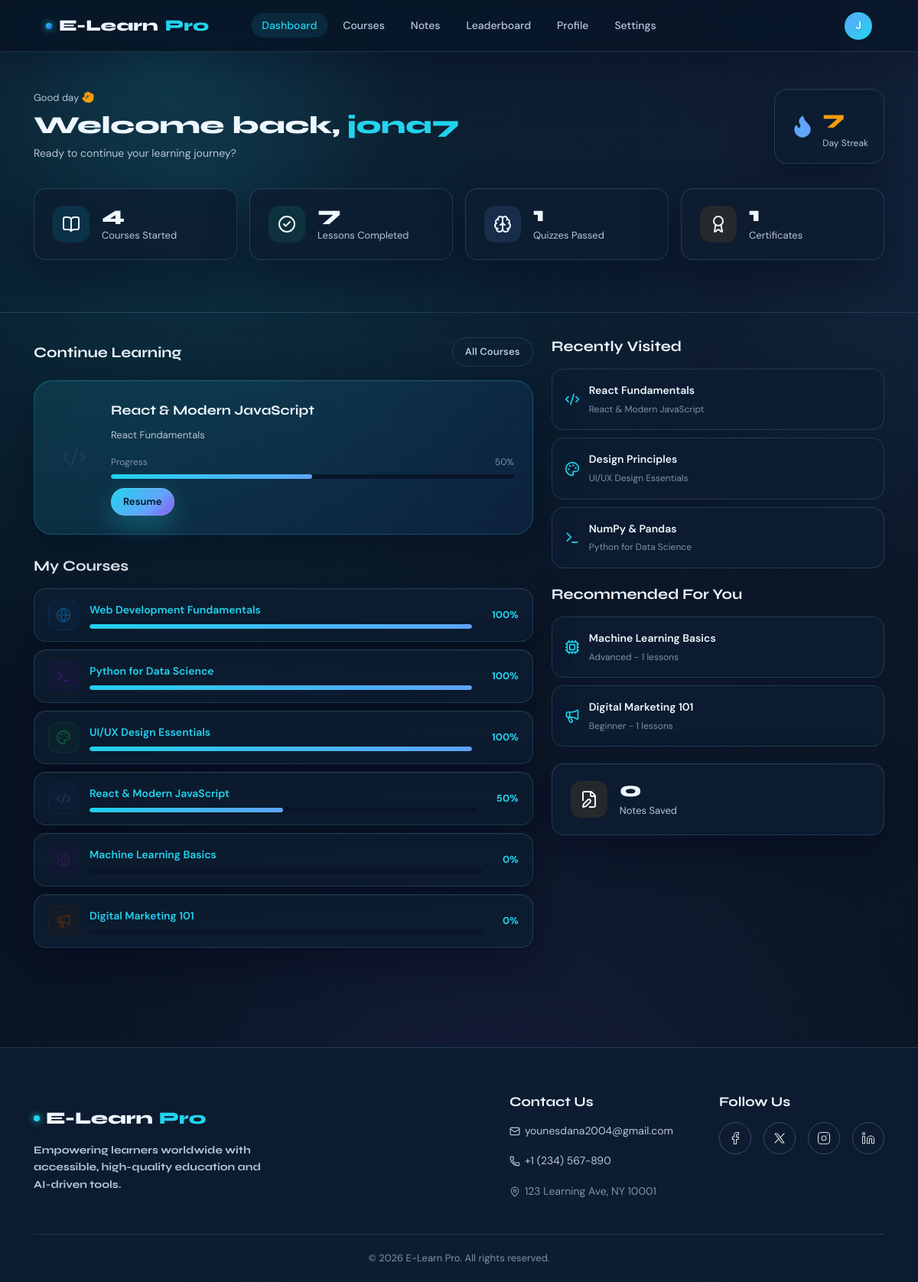
The app's page /dashboard (signed in) with its own data.
### tables this page shows
CREATE TABLE courses (
            id TEXT PRIMARY KEY,
            title TEXT NOT NULL,
            description TEXT,
            emoji TEXT DEFAULT 'book',
            color TEXT DEFAULT '#1a2a4a',
            level TEXT DEFAULT 'beginner',
            hours INTEGER DEFAULT 0,
            category TEXT DEFAULT 'general',
            created_by INTEGER,
            created_at TEXT
        );

CREATE TABLE lessons (
            id TEXT PRIMARY KEY,
            course_id TEXT NOT NULL,
            title TEXT NOT NULL,
            content TEXT,
            lesson_order INTEGER DEFAULT 0
        );

CREATE TABLE progress (
            id INTEGER PRIMARY KEY AUTOINCREMENT,
            user_id INTEGER NOT NULL,
            course_id TEXT NOT NULL,
            lesson_id TEXT NOT NULL,
            visited_at TEXT NOT NULL,
            UNIQUE(user_id, lesson_id)
        );

### app.py (the view)
@app.route("/dashboard")
@login_required
def dashboard():
    db = get_db()
    user_id = session["user_id"]
    ensure_certificates_for_user(user_id)
    notes_count = db.execute("SELECT COUNT(*) FROM notes WHERE user_id=?", (user_id,)).fetchone()[0]
    stats = get_user_stats(user_id)
    courses_rows = db.execute("SELECT * FROM courses ORDER BY created_at ASC").fetchall()
    courses = []
    for c in courses_rows:
        lessons_rows = db.execute("SELECT * FROM lessons WHERE course_id=? ORDER BY lesson_order", (c["id"],)).fetchall()
        courses.append({
            "id": c["id"], "title": c["title"], "desc": c["description"],
            "emoji": c["emoji"], "color": c["color"], "level": c["level"],
            "lessons_count": len(lessons_rows), "hours": c["hours"],
            "category": c["category"], "progress": get_course_progress(user_id, c["id"]),
            "lessons": [{"id": l["id"], "title": l["title"], "desc": l["content"]} for l in lessons_rows],
        })
    recently_visited = db.execute(
        """
        SELECT p.course_id, p.lesson_id, p.visited_at, c.title AS course_title,
               c.emoji AS course_emoji, l.title AS lesson_title
        FROM progress p
        JOIN courses c ON c.id = p.course_id
        JOIN lessons l ON l.id = p.lesson_id
        WHERE p.user_id=?
        ORDER BY p.visited_at DESC
        LIMIT 3
        """,
        (user_id,),
    ).fetchall()
    recommended = [c for c in courses if c["progress"] == 0][:3]
    continue_course = next((c for c in courses if c["id"] == recently_visited[0]["course_id"]), None) if recently_visited else None
    if continue_course is None and courses:
        continue_course = courses[0]
    return render_template(
        "dashboard.html", user=current_user(), notes_count=notes_count, courses=courses[:6],
        stats=stats, real_lessons_completed=stats["total_lessons_completed"],
        real_quizzes_passed=stats["quizzes_passed"], real_certificates=stats["certificates"],
        recently_visited=recently_visited, recommended=recommended, continue_course=continue_course,
    )

### templates/dashboard.html (shortened to what this page needs)
{% extends "base.html" %}
{% block content %}
<div class="dash-hero">
  <div class="container">
    <div class="welcome-row animate-on-scroll">
      <div>
        <div class="welcome-greeting">Good day <i data-lucide="hand" style="width:16px;height:16px;color:var(--warning);vertical-align:-3px;fill:var(--warning);"></i></div>
        <h1 class="welcome-name">Welcome back, <span>{{ user.name.split()[0] }}</span></h1>
        <p class="welcome-sub">Ready to continue your learning journey?</p>
      </div>
      <div class="streak-badge">
        <i data-lucide="flame" style="width:32px;height:32px;color:var(--accent2);fill:var(--accent2);"></i>
        <div><div class="streak-num">7</div><div class="streak-label">Day Streak</div></div>
      </div>
    </div>
    <div class="stats-row animate-on-scroll delay-100">
      <div class="stat-card glass-panel">
        <div class="stat-icon cyan"><i data-lucide="book-open"></i></div>
        <div><div class="stat-num">{{ stats.total_courses_started }}</div><div class="stat-label">Courses Started</div></div>
      </div>
      <div class="stat-card glass-panel">
        <div class="stat-icon green"><i data-lucide="check-circle-2"></i></div>
        <div><div class="stat-num">{{ real_lessons_completed }}</div><div class="stat-label">Lessons Completed</div></div>
      </div>
      <div class="stat-card glass-panel">
        <div class="stat-icon purple"><i data-lucide="brain"></i></div>
        <div><div class="stat-num">{{ real_quizzes_passed }}</div><div class="stat-label">Quizzes Passed</div></div>
      </div>
      <div class="stat-card glass-panel">
        <div class="stat-icon yellow"><i data-lucide="award"></i></div>
        <div><div class="stat-num">{{ real_certificates }}</div><div class="stat-label">Certificates</div></div>
      </div>
    </div>
  </div>
</div>
<div class="container">
  <div class="dash-grid">
    <div>
      <div class="section-head">
        <h2>Continue Learning</h2>
        <a href="{{ url_for('courses') }}" class="btn btn-ghost btn-sm">All Courses</a>
      </div>
      {% if continue_course %}
      <div class="continue-card glass-panel animate-on-scroll delay-200">
        <div style="width:56px;height:56px;border-radius:16px;background:{{ continue_course.color }}22;color:{{ continue_course.color }};display:flex;align-items:center;justify-content:center;flex-shrink:0;"><i data-lucide="{{ continue_course.emoji }}" style="width:34px;height:34px;"></i></div>
        <div style="flex:1;">
          <div class="continue-title">{{ continue_course.title }}</div>
          <p class="continue-sub">{{ continue_course.lessons[0].title if continue_course.lessons else 'Start the course' }}</p>
          <div style="margin-bottom:12px;">
            <div style="display:flex;justify-content:space-between;font-size:12px;color:var(--text-muted);margin-bottom:6px;"><span>Progress</span><span>{{ continue_course.progress }}%</span></div>
            <div class="progress-bar-wrap"><div class="progress-bar-fill" style="width:{{ continue_course.progress }}%"></div></div>
          </div>
          <a href="{{ url_for('lesson', course_id=continue_course.id) }}" class="btn btn-primary btn-sm" style="text-decoration:none;">Resume</a>
        </div>
      </div>
      {% endif %}
      <div class="section-head"><h2>My Courses</h2></div>
      <div class="activity-list">
        {% for c in courses %}
        <a href="{{ url_for('lesson', course_id=c.id) }}" style="text-decoration:none;">
          <div class="activity-item glass-panel">
            <div style="width:40px;height:40px;border-radius:10px;background:{{ c.color }}22;border:1px solid {{ c.color }}44;color:{{ c.color }};display:flex;align-items:center;justify-content:center;flex-shrink:0;"><i data-lucide="{{ c.emoji }}" style="width:20px;height:20px;"></i></div>
            <div style="flex:1;min-width:0;">
              <div class="activity-title">{{ c.title }}</div>
              <div class="progress-bar-wrap" style="margin-top:6px;"><div class="progress-bar-fill" style="width:{{ c.progress }}%"></div></div>
            </div>
            <span style="font-size:13px;font-weight:700;color:var(--accent);margin-left:12px;">{{ c.progress }}%</span>
          </div>
        </a>
        {% endfor %}
      </div>
    </div>
    <div class="side-stack">
      <div>
        <div class="section-head"><h2>Recently Visited</h2></div>
        <div class="activity-list">
          {% for item in recently_visited %}
          <a href="{{ url_for('lesson', course_id=item.course_id) }}" class="mini-course">
            <i data-lucide="{{ item.course_emoji }}" style="width:20px;height:20px;color:var(--accent);"></i>
            <div><div class="activity-title">{{ item.lesson_title }}</div><div class="activity-sub">{{ item.course_title }}</div></div>
          </a>
          {% else %}
          <div class="empty-state" style="padding:28px 16px;">Visit a lesson to build your history.</div>
          {% endfor %}
        </div>
      </div>
      <div>
        <div class="section-head"><h2>Recommended For You</h2></div>
        <div class="activity-list">
          {% for c in recommended %}
          <a href="{{ url_for('lesson', course_id=c.id) }}" class="mini-course">
            <i data-lucide="{{ c.emoji }}" style="width:20px;height:20px;color:var(--accent);"></i>
            <div><div class="activity-title">{{ c.title }}</div><div class="activity-sub">{{ c.level|capitalize }} - {{ c.lessons_count }} lessons</div></div>
          </a>
          {% else %}
          <div class="empty-state" style="padding:28px 16px;">You have started every available course.</div>
          {% endfor %}
        </div>
      </div>
      <div class="stat-card glass-panel">
        <div class="stat-icon yellow"><i data-lucide="file-edit"></i></div>
        <div><div class="stat-num">{{ notes_count }}</div><div class="stat-label">Notes Saved</div></div>
      </div>
    </div>
  </div>
</div>
{% endblock %}

### templates/base.html (shortened to what this page needs)
<!DOCTYPE html>
<html lang="en">
<head>
  <link rel="stylesheet" href="{{ url_for('static', filename='app.css') }}" />
</head>
<body>
  {% block navbar %}
  <nav class="navbar {% block nav_class %}{% endblock %}" id="main-nav">
    <div class="container" style="max-width: none; padding-left: 5vw; padding-right: 5vw;">
      <a href="{{ url_for('dashboard') if session.user_id else url_for('landing') }}" class="nav-logo">
        <span class="logo-dot"></span>E-Learn<span>Pro</span>
      </a>
      {% if session.user_id %}
      <ul class="nav-links" id="nav-links">
        <li><a href="{{ url_for('dashboard') }}" {% if request.endpoint=='dashboard' %}class="active" {% endif
            %}>Dashboard</a></li>
        <li><a href="{{ url_for('courses') }}" >Courses</a></li>
        <li><a href="{{ url_for('notes') }}" {% if request.endpoint=='notes' %}class="active" {% endif %}>Notes</a></li>
        <li><a href="{{ url_for('leaderboard') }}" >Leaderboard</a></li>
        <li><a href="{{ url_for('profile') }}" >Profile</a></li>
        <li><a href="{{ url_for('settings') }}" >Settings</a></li>
      </ul>
      <div style="display:flex;align-items:center;gap:10px;">
        <a href="{{ url_for('profile') }}" class="nav-avatar" title="{{ session.name }}"
          style="text-decoration: none; color: inherit;">
          {{ session.name[0]|upper if session.name else 'U' }}
        </a>
      </div>
      {% endif %}
    </div>
  </nav>
  {% endblock %}
  {% block body %}
  <div class="page-wrapper" style="display:flex; flex-direction:column; min-height:calc(100vh - var(--nav-h));">
    <main class="main-content page-enter" style="flex:1;">
      {% block content %}{% endblock %}
    </main>
    <footer class="main-footer">
      <div class="container">
        <div class="footer-inner">
          <div class="footer-brand">
            <div class="nav-logo" style="margin-bottom:12px;">
              <span class="logo-dot"></span>E-Learn<span>Pro</span>
            </div>
            <p class="footer-desc">Empowering learners worldwide with accessible, high-quality education and AI-driven
              tools.</p>
          </div>
          <div class="footer-links">
            <div class="footer-col">
              <h4>Contact Us</h4>
              <ul>
                <li><a href="mailto:[EMAIL_ADDRESS]"><i data-lucide="mail"
                      style="width:14px;height:14px;margin-right:6px;vertical-align:-2px;"></i>younesdana2004@gmail.com</a>
                </li>
                <li><a href="tel:+1234567890"><i data-lucide="phone"
                      style="width:14px;height:14px;margin-right:6px;vertical-align:-2px;"></i> +1 (234) 567-890</a>
                </li>
                <li><span style="color:var(--text-muted);"><i data-lucide="map-pin"
                      style="width:14px;height:14px;margin-right:6px;vertical-align:-2px;"></i> 123 Learning Ave, NY
                    10001</span></li>
              </ul>
            </div>
            <div class="footer-col">
              <h4>Follow Us</h4>
              <div class="social-links">
                <a href="https://www.facebook.com/share/1DeX4jXbyf/" aria-label="Facebook" id="social-facebook">
                  <svg xmlns="http://www.w3.org/2000/svg" width="18" height="18" viewBox="0 0 24 24" fill="none"
                    stroke="currentColor" stroke-width="1.5" stroke-linecap="round" stroke-linejoin="round">
                    <path d="M18 2h-3a5 5 0 0 0-5 5v3H7v4h3v8h4v-8h3l1-4h-4V7a1 1 0 0 1 1-1h3z" />
                  </svg>
                </a>
                <a href="https://x.com/JONA7_one" aria-label="X (Twitter)" id="social-x">
                  <svg xmlns="http://www.w3.org/2000/svg" width="18" height="18" viewBox="0 0 24 24" fill="none"
                    stroke="currentColor" stroke-width="1.5" stroke-linecap="round" stroke-linejoin="round">
                    <path d="M4 4l11.733 16h4.267l-11.733 -16z" />
                    <path d="M4 20l6.768 -6.768m2.46 -2.46l6.772 -6.772" />
                  </svg>
                </a>
                <a href="https://www.instagram.com/jona7_one.1?igsh=MWFiMGt5ZW03bjAxaQ==" aria-label="Instagram"
                  id="social-instagram">
                </a>
                <a href="https://www.linkedin.com/in/younes-dana-1b1598356?utm_source=share&utm_campaign=share_via&utm_content=profile&utm_medium=android_app"
                  aria-label="LinkedIn" id="social-linkedin">
                </a>
              </div>
            </div>
          </div>
        </div>
        <div class="footer-bottom">
          <p>&copy; 2026 E-Learn Pro. All rights reserved.</p>
        </div>
      </div>
    </footer>
  </div>
  {% endblock %}
</body>
</html>

### records on screen
courses: title "React & Modern JavaScript", progress "50"
lessons: title "React Fundamentals"
courses: title "Web Development Fundamentals", progress "100"
courses: title "Python for Data Science", progress "100"
courses: title "UI/UX Design Essentials", progress "100"
courses: title "Machine Learning Basics", progress "0", level "Advanced", lessons_count "1"
courses: title "Digital Marketing 101", progress "0", level "Beginner", lessons_count "1"
progress: lesson_title "React Fundamentals", course_title "React & Modern JavaScript"
progress: lesson_title "Design Principles", course_title "UI/UX Design Essentials"
progress: lesson_title "NumPy & Pandas", course_title "Python for Data Science"

### other values on screen
{{ session.name[0]|upper if session.name else 'U' }} "J"
{{ user.name.split()[0] }} "jona7"
{{ stats.total_courses_started }} "4"
{{ real_lessons_completed }} "7"
{{ real_quizzes_passed }} "1"
{{ real_certificates }} "1"
{{ continue_course.progress }} "50"
{{ notes_count }} "0"
